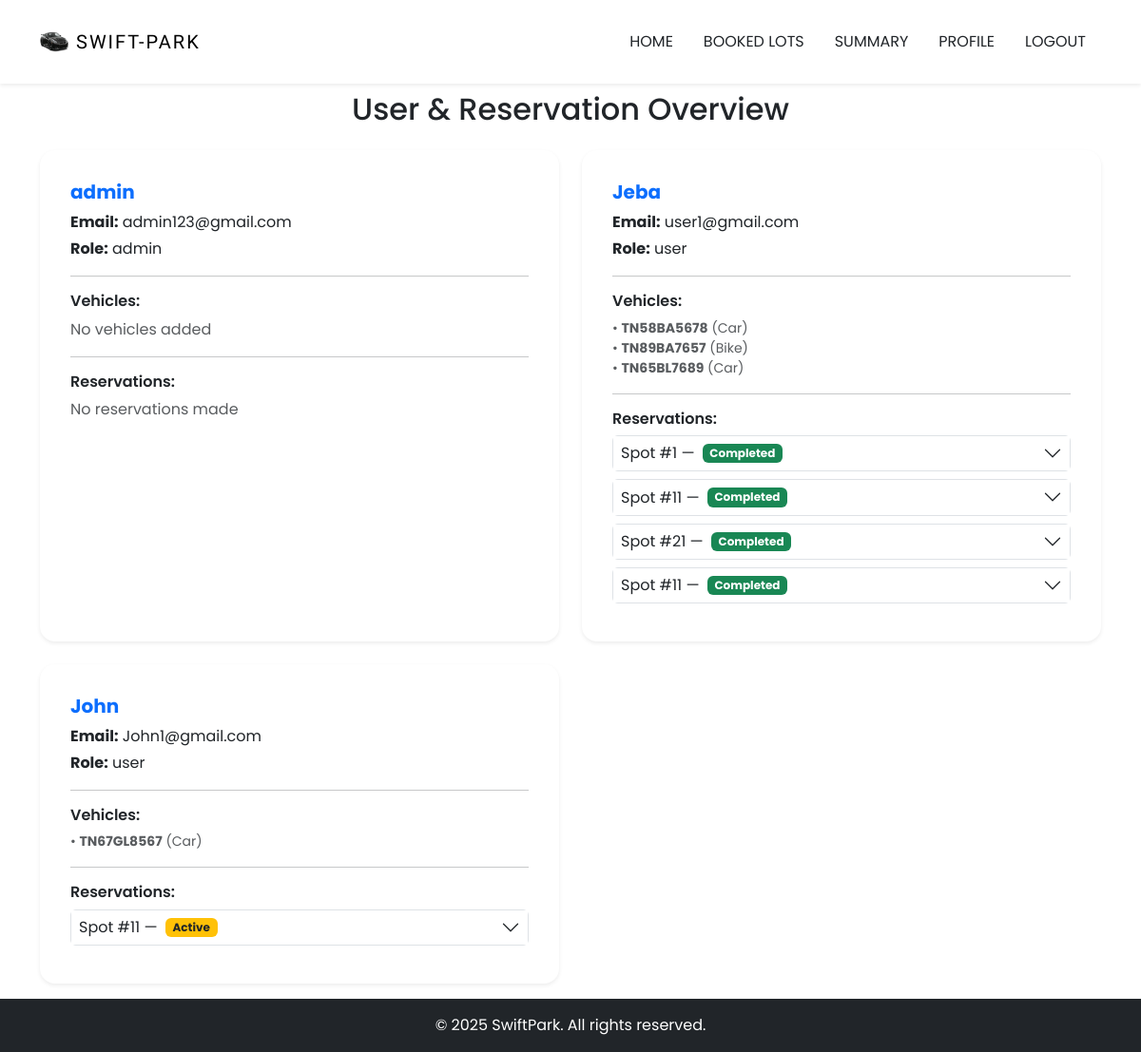
/admin/users (signed in), run on the app's committed database.
### WorkSpace/models.py (models this page shows, shortened)
class User(db.Model, UserMixin):
    id = db.Column(db.Integer, primary_key=True)
    username = db.Column(db.String(150), unique=True, nullable=False)
    fullname = db.Column(db.String(50), nullable=False)
    email = db.Column(db.String(150), unique=True, nullable=False)
    password = db.Column(db.String(150), nullable=False)
    role = db.Column(db.String(120), nullable=False, default='user')
    vehicles = db.relationship('Vehicle', backref='user', lazy=True)
    reservations = db.relationship('Reservation', backref='user', lazy=True)

class Vehicle(db.Model):
    id = db.Column(db.Integer, primary_key=True)
    registration_number = db.Column(db.String(20), unique=True, nullable=False)
    vehicle_type = db.Column(db.String(50))  # car, bus, lorry
    user_id = db.Column(db.Integer, db.ForeignKey('user.id'), nullable=False)
    reservations = db.relationship('Reservation', backref='vehicle', lazy=True)

class Reservation(db.Model):
    id = db.Column(db.Integer, primary_key=True)
    lot_id = db.Column(db.Integer, db.ForeignKey('parking_lot.id'), nullable=False)
    spot_id = db.Column(db.Integer, db.ForeignKey('parking_spot.id'), nullable=False)
    user_id = db.Column(db.Integer, db.ForeignKey('user.id'), nullable=False)
    vehicle_id = db.Column(db.Integer, db.ForeignKey('vehicle.id'), nullable=False)
    parking_timestamp = db.Column(db.DateTime, nullable=False)
    leaving_timestamp = db.Column(db.DateTime, nullable=True)  # Now nullable
    parking_cost = db.Column(db.Float, nullable=True)          # Now nullable

### WorkSpace/routes.py (the view)
@routes.route('/admin/users')
@login_required  # Optional: secure it
def all_users():
    users = User.query.all()
    now = datetime.now()
    return render_template('users_info.html', users=users, now=now)

### WorkSpace/templates/users_info.html (shortened to what this page needs)
{% extends "base.html" %}
{% block content %}
<div class="d-flex flex-column min-vh-100">
    <div class="container mt-5 pt-5 flex-grow-1 mb-3">
        <h2 class="mb-4 text-center">User & Reservation Overview</h2>
        <div class="row row-cols-1 row-cols-md-2 g-4">
            {% for user in users %}
            <div class="col">
                <div class="card shadow-sm h-100 border-0 rounded-4 p-3">
                    <div class="card-body">
                        <h5 class="fw-bold text-primary">{{ user.fullname }}</h5>
                        <p class="mb-1"><strong>Email:</strong> {{ user.email }}</p>
                        <p class="mb-2"><strong>Role:</strong> {{ user.role }}</p>
                        <hr class="my-3">
                        <h6 class="fw-semibold">Vehicles:</h6>
                        {% if user.vehicles %}
                            <ul class="list-unstyled small">
                                {% for v in user.vehicles %}
                                <li class="text-muted">• <strong>{{ v.registration_number }}</strong> ({{ v.vehicle_type }})</li>
                                {% endfor %}
                            </ul>
                        {% else %}
                            <p class="text-muted">No vehicles added</p>
                        {% endif %}
                        <hr class="my-3">
                        <h6 class="fw-semibold">Reservations:</h6>
                        {% if user.reservations %}
                            <div class="accordion accordion-flush" id="accordion{{ user.id }}">
                                {% for r in user.reservations %}
                                <div class="accordion-item border rounded mb-2">
                                    <h2 class="accordion-header">
                                        <button class="accordion-button collapsed p-2" type="button" data-bs-toggle="collapse" data-bs-target="#collapse{{ r.id }}">
                                            Spot #{{ r.spot_id }} —
                                            {% if r.leaving_timestamp and r.leaving_timestamp <= now %}
                                                <span class="badge bg-success ms-2">Completed</span>
                                            {% else %}
                                                <span class="badge bg-warning text-dark ms-2">Active</span>
                                            {% endif %}
                                        </button>
                                    </h2>
                                </div>
                                {% endfor %}
                            </div>
                        {% else %}
                            <p class="text-muted">No reservations made</p>
                        {% endif %}
                    </div>
                </div>
            </div>
            {% endfor %}
        </div>
    </div>
</div>
{% endblock %}

### WorkSpace/static/styling/styles.css (style rules this page uses)
:root { --lg-font: 'Kaisei Tokumin', serif; --sm-font: 'Poppins', sans-serif; --color: --white; }
body { font-family: 'Poppins' , 'sans-serif'; }
.card { transition: transform 0.2s ease, box-shadow 0.3s ease; border-radius: 16px; }

### data on the page
User: fullname "admin", email "admin123@gmail.com", role "admin", shows "No vehicles added", shows "No reservations made"
User: fullname "Jeba", email "user1@gmail.com", role "user"
Vehicle: registration_number "TN58BA5678", vehicle_type "Car"
Vehicle: registration_number "TN89BA7657", vehicle_type "Bike"
Vehicle: registration_number "TN65BL7689", vehicle_type "Car"
Reservation: spot_id "1", shows "Completed"
Reservation: spot_id "11", shows "Completed"
Reservation: spot_id "21", shows "Completed"
Reservation: spot_id "11", shows "Completed"
User: fullname "John", email "John1@gmail.com", role "user"
Vehicle: registration_number "TN67GL8567", vehicle_type "Car"
Reservation: spot_id "11", shows "Active"
